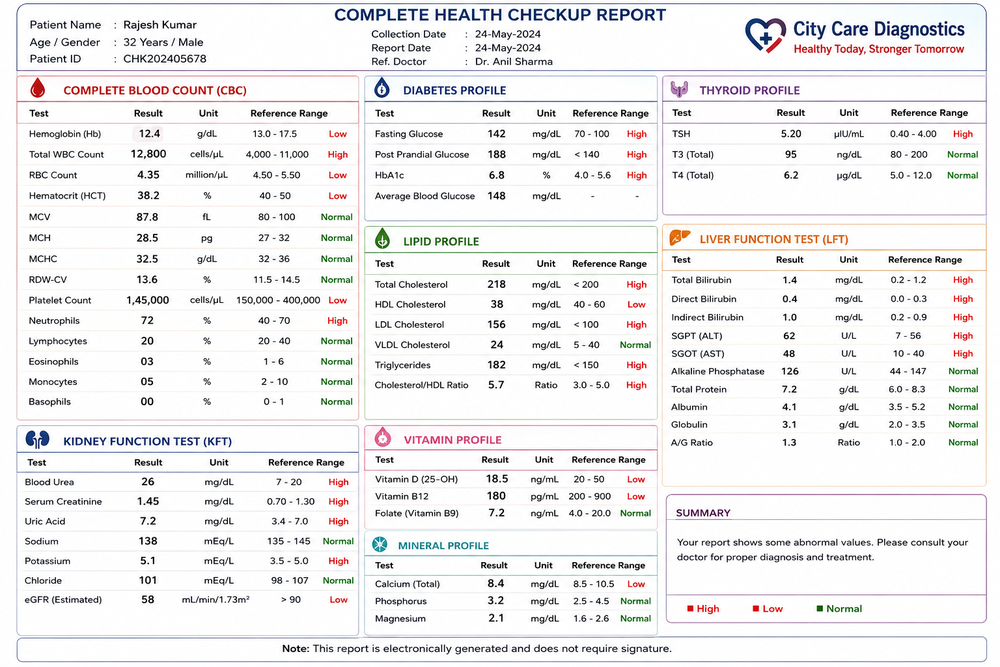
#> input picture ChatGPT Image May 11, 2026, 05_54_39 PM.png, 1000 x 667 px, shrunk from 1536 x 1024 before the run
$ python -i table_detector.py   (imports and definitions only)
#> lines starting #> are read from the running program, lines starting #| are printed output that depends on the picture; after the words box and inside, x2 and y2 are one past the last pixel; in counts of white or black regions, pixels touching at a corner belong together
import cv2
import numpy as np


# ✅ Image Preprocessing (OCR Friendly)
def preprocess_image(image_path):
    img = cv2.imread(image_path)
#> img is the input picture: shape (667, 1000, 3); mean B, G, R 239.4, 238.6, 239.7

    if img is None:
        raise ValueError("Image not found or invalid path")

    gray = cv2.cvtColor(img, cv2.COLOR_BGR2GRAY)
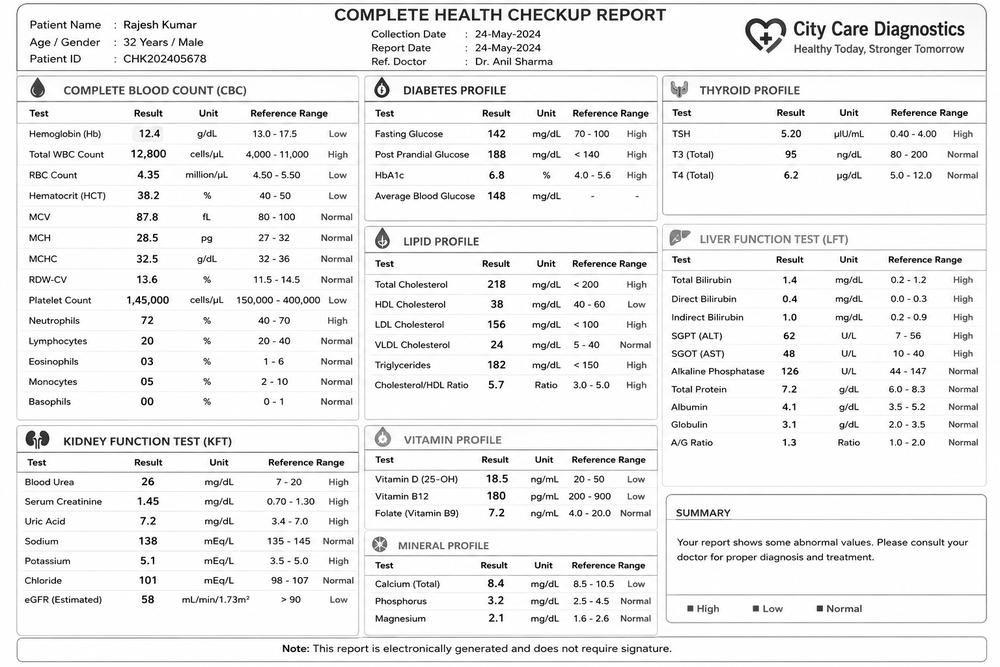
#> gray: shape (667, 1000); min 0, max 255, mean 239

    # Noise removal
    blur = cv2.GaussianBlur(gray, (5, 5), 0)

    # Adaptive Threshold (best for reports)
    thresh = cv2.adaptiveThreshold(
        blur, 255,
        cv2.ADAPTIVE_THRESH_GAUSSIAN_C,
        cv2.THRESH_BINARY,
        11, 2
    )
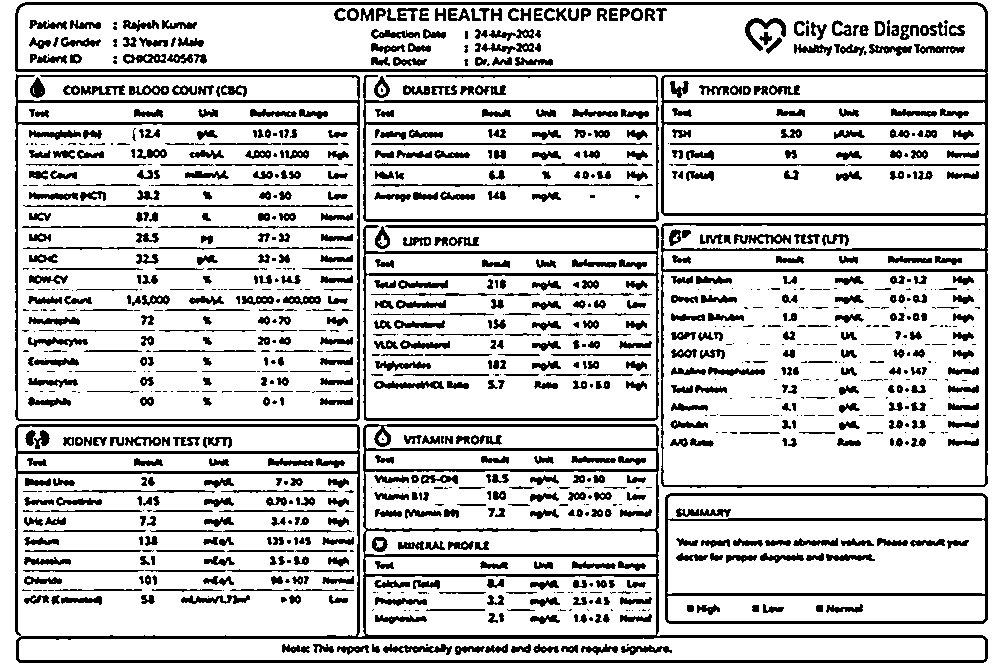
#> thresh: shape (667, 1000); 79.8% white; 1144 black regions (397 under 20 px), largest, box (x1, y1, x2, y2) and area: (15, 424, 988, 663) 16671, (15, 2, 988, 488) 15314, (15, 74, 360, 421) 5307

    return thresh


# ✅ Detect Table Lines (Horizontal + Vertical)
def detect_table_lines(image_path):
    img = preprocess_image(image_path)

    # Horizontal lines
    horizontal_kernel = cv2.getStructuringElement(cv2.MORPH_RECT, (40, 1))
    horizontal = cv2.morphologyEx(img, cv2.MORPH_OPEN, horizontal_kernel)
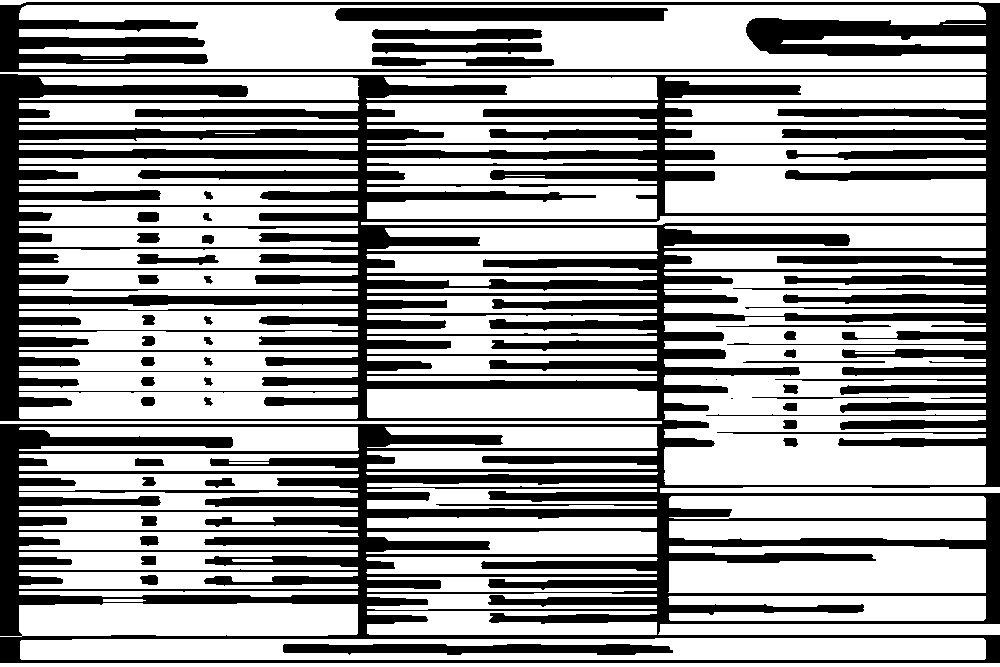
#> horizontal: shape (667, 1000); 62.9% white; 42 black regions (2 under 20 px), largest, box (x1, y1, x2, y2) and area: (0, 2, 1000, 663) 230693, (335, 8, 668, 21) 4267, (283, 644, 673, 655) 3325

    # Vertical lines
    vertical_kernel = cv2.getStructuringElement(cv2.MORPH_RECT, (1, 40))
    vertical = cv2.morphologyEx(img, cv2.MORPH_OPEN, vertical_kernel)
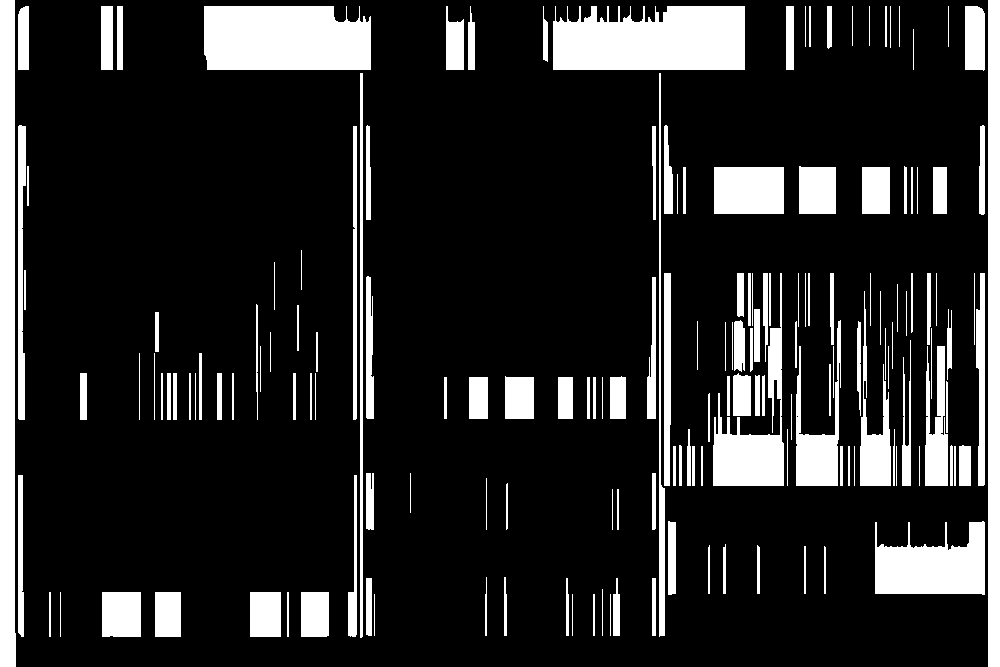
#> vertical: shape (667, 1000); 16.4% white; 168 white regions, largest, box (x1, y1, x2, y2) and area: (553, 6, 745, 70) 10954, (204, 6, 371, 70) 10141, (0, 0, 16, 667) 10039

    # Combine lines
    table_structure = cv2.add(horizontal, vertical)
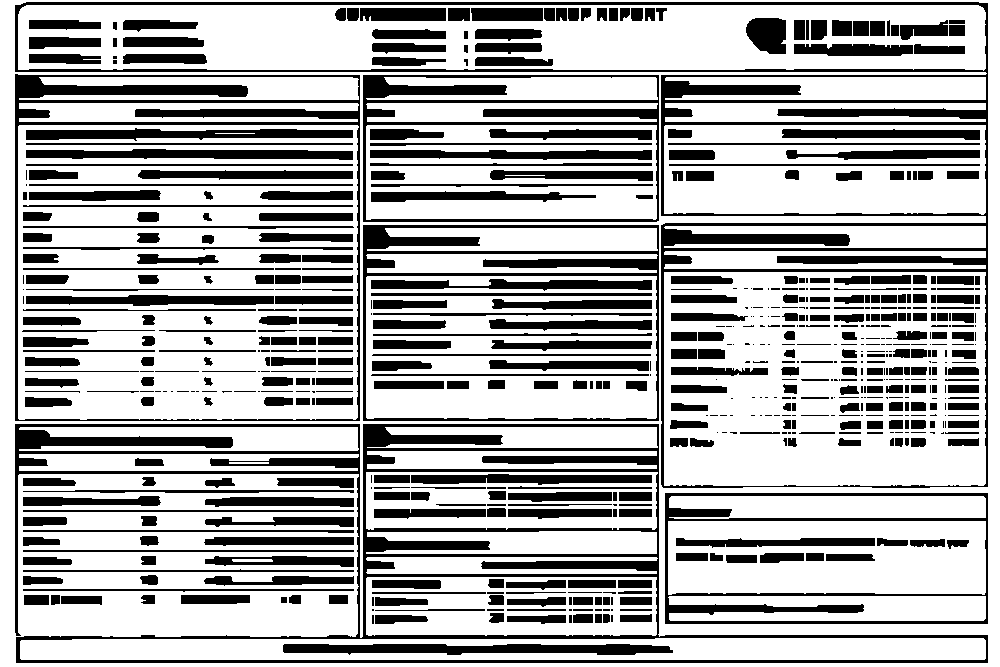
#> table_structure: shape (667, 1000); 68.6% white; 634 black regions (198 under 20 px)

    return table_structure


# ✅ Extract Table Contours (Cells Detection)
def extract_table_cells(image_path):
    table_img = detect_table_lines(image_path)

    contours, _ = cv2.findContours(
        table_img, cv2.RETR_TREE, cv2.CHAIN_APPROX_SIMPLE
    )
#> contours = 667 contours, 148 with area under 20; largest, box (x1, y1, x2, y2) and area: (0, 0, 1000, 667) 665334, (14, 1, 989, 489) 202758, (14, 73, 361, 422) 120064, (14, 423, 989, 664) 109277, (18, 125, 359, 420) 99236

    cells = []

    for cnt in contours:
        x, y, w, h = cv2.boundingRect(cnt)

        # Filter small noise
        if w > 50 and h > 20:
            cells.append((x, y, w, h))
#> this loop made 667 passes
#> (x, y, w, h) on passes 2 to 4: (280, 596, 8, 8), (60, 595, 43, 11), (328, 594, 21, 11)
#> after the loop, cells = 27 items, first 6: (0, 0, 1000, 667), (664, 492, 325, 133), (668, 596, 318, 25), (668, 521, 318, 74), (669, 496, 317, 23), (14, 423, 975, 241)

    return cells


# ✅ Full Pipeline Function (Use in Streamlit)
def process_image(image_path):
    processed = preprocess_image(image_path)
    table = detect_table_lines(image_path)
    cells = extract_table_cells(image_path)

    return processed, table, cells

>>> result = extract_table_cells('ChatGPT Image May 11, 2026, 05_54_39 PM.png')
#> result has the same summary as cells in extract_table_cells

$ run again, on sample_blood_report.png
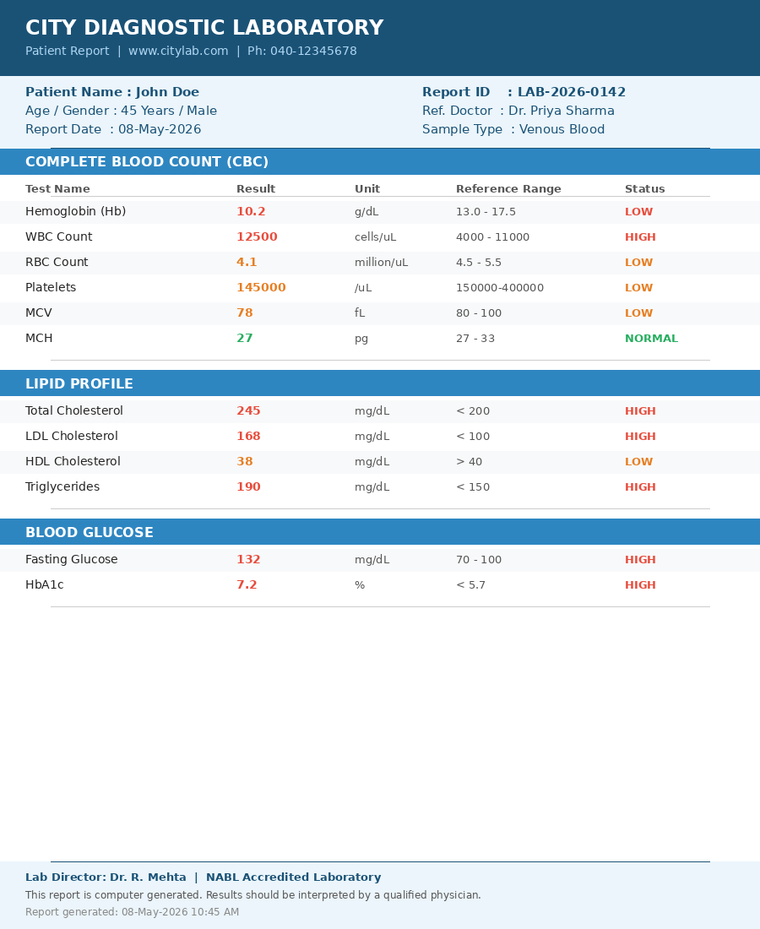
#> input picture sample_blood_report.png, 760 x 929 px, shrunk from 900 x 1100 before the run
#> in preprocess_image, img is the input picture: shape (929, 760, 3); mean B, G, R 234.4, 225.7, 212.6
#> in preprocess_image, `thresh = cv2.adaptiveThreshold( blur, 255, cv2.ADAPTIVE_THRESH_GAUSSIA..`:
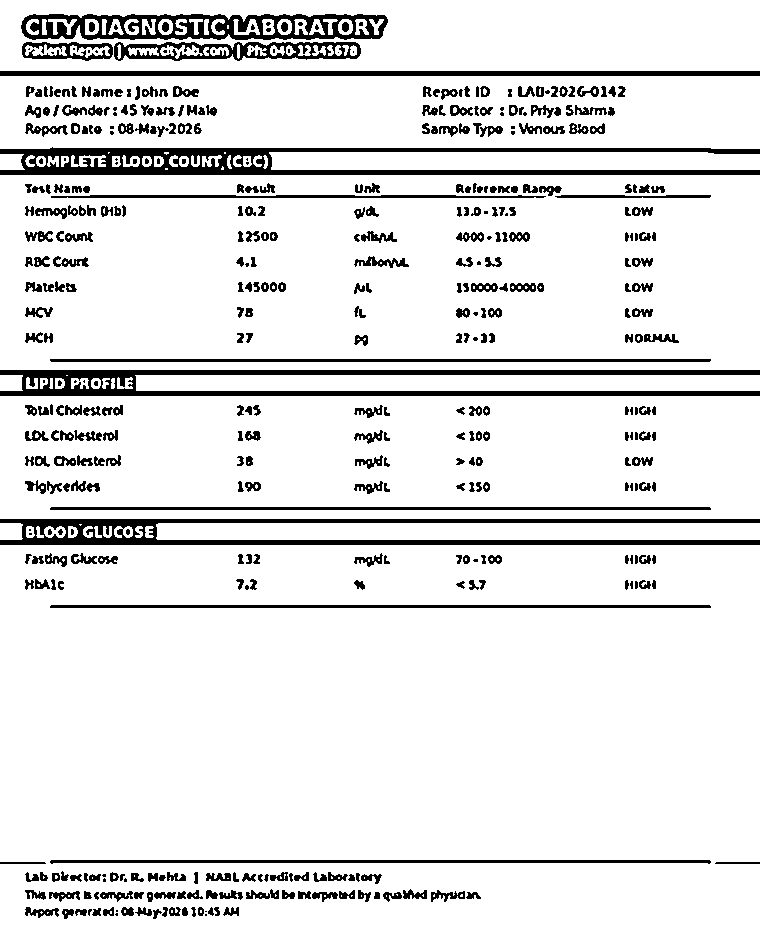
#> thresh: shape (929, 760); 89.4% white; 455 black regions (71 under 20 px), largest, box (x1, y1, x2, y2) and area: (0, 147, 760, 175) 9648, (0, 370, 760, 396) 8669, (0, 519, 760, 545) 8169
#> horizontal: shape (929, 760); 85.3% white; 84 black regions, largest, box (x1, y1, x2, y2) and area: (0, 147, 760, 175) 11365, (0, 370, 760, 396) 9420, (22, 14, 389, 40) 9225
#> vertical: shape (929, 760); 67.7% white; 8 black regions, largest, box (x1, y1, x2, y2) and area: (0, 0, 760, 609) 205157, (0, 861, 711, 929) 22690, (510, 284, 536, 293) 196
#> in detect_table_lines, `table_structure = cv2.add(horizontal, vertical)`:
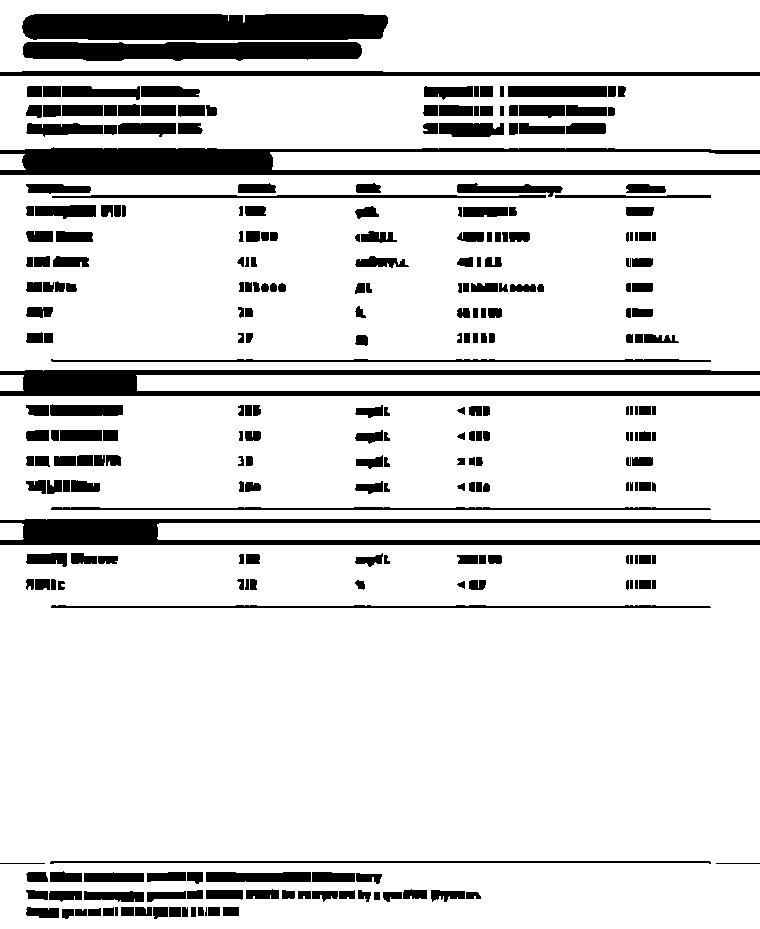
#> table_structure: shape (929, 760); 86.4% white; 276 black regions (1 under 20 px)
#> contours = 281 contours; largest, box (x1, y1, x2, y2) and area: (0, 545, 760, 929) 290521, (0, 175, 760, 371) 147320, (0, 396, 760, 520) 92672, (0, 76, 760, 150) 54376, (0, 0, 760, 72) 53528
#> the loop in extract_table_cells, `for cnt in contours:` made 281 passes
#> (x, y, w, h) on passes 1 to 3: (0, 545, 760, 384), (74, 908, 14, 9), (61, 908, 14, 12)
#> after the loop in extract_table_cells, `for cnt in contours:`: cells = [(0, 545, 760, 384), (0, 396, 760, 124), (0, 175, 760, 196), (0, 76, 760, 74), (0, 0, 760, 72), (22, 41, 341, 21), (21, 13, 368, 28)]
#> result has the same summary as cells in extract_table_cells
